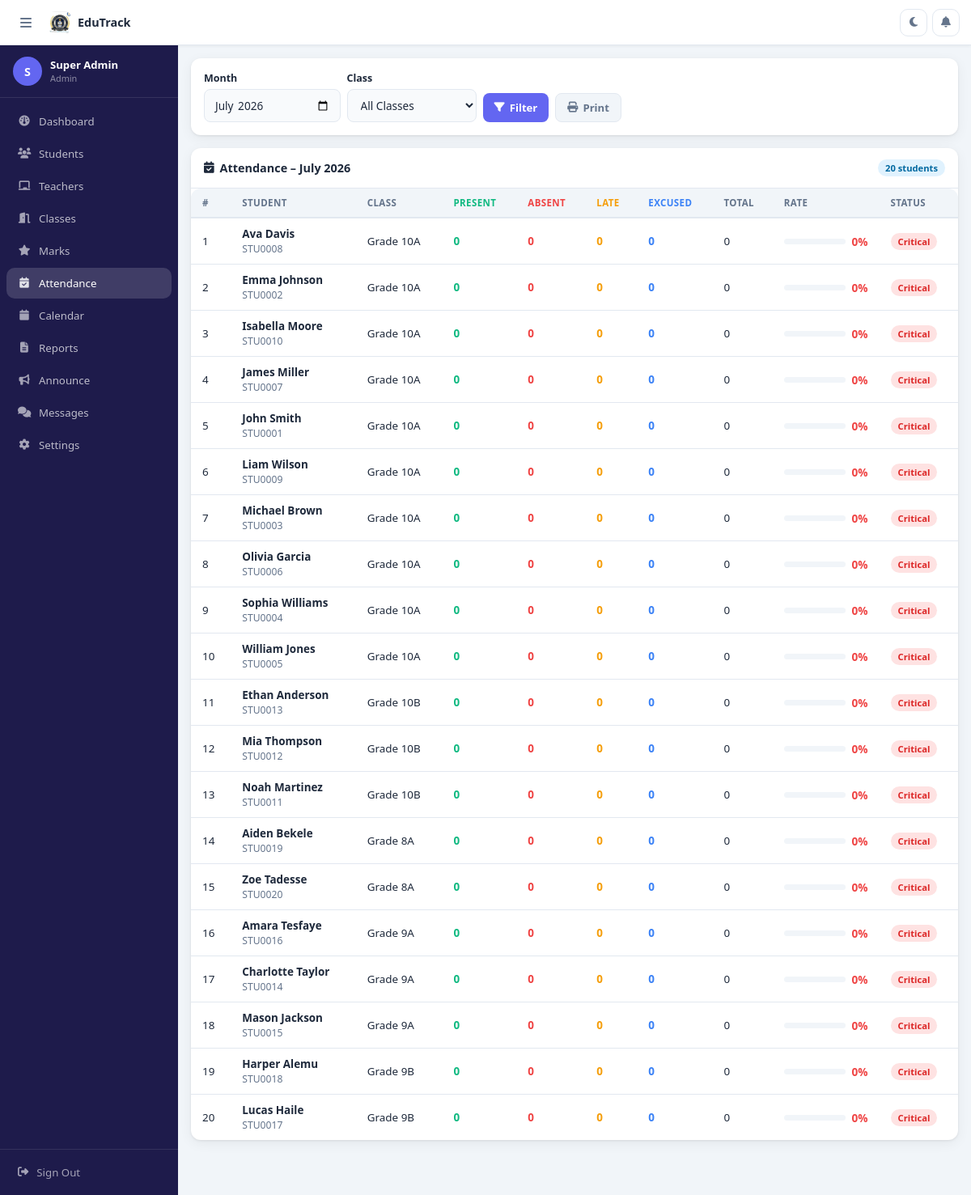
The page /report_attendance.php (signed in) on the database its author committed.
### tables this page shows
CREATE TABLE `students` (
  `id` int(11) NOT NULL AUTO_INCREMENT,
  `name` varchar(100) NOT NULL,
  `roll_number` varchar(20) NOT NULL,
  `grade` varchar(10) NOT NULL,
  `class_section` varchar(10) NOT NULL,
  `gender` enum('Male','Female','Other') DEFAULT NULL,
  `date_of_birth` date DEFAULT NULL,
  `nationality` varchar(50) DEFAULT NULL,
  `photo` varchar(255) DEFAULT NULL,
  `parent_name` varchar(100) DEFAULT NULL,
  `parent_phone` varchar(30) DEFAULT NULL,
  `parent_email` varchar(100) DEFAULT NULL,
  `address` text DEFAULT NULL,
  `medical_notes` text DEFAULT NULL,
  `teacher_id` int(11) DEFAULT NULL,
  `academic_year` varchar(20) DEFAULT '2025/2026',
  `status` enum('active','inactive','transferred','graduated') DEFAULT 'active',
  `created_at` timestamp NOT NULL DEFAULT current_timestamp(),
  `updated_at` timestamp NOT NULL DEFAULT current_timestamp() ON UPDATE current_timestamp(),
  PRIMARY KEY (`id`),
  UNIQUE KEY `roll_number` (`roll_number`)
);

### config.php (called while the page is built, shortened)
<?php
function sanitize($str) {
    return htmlspecialchars(trim($str), ENT_QUOTES, 'UTF-8');
}
?>

### report_attendance.php (the view, shortened to what this page needs)
<?php
require_once 'config.php';
$selectedMonth = $_GET['month'] ?? date('Y-m');
[$sYear, $sMonth] = explode('-', $selectedMonth);
$whereClass = '';
$params = [];
$students = $pdo->query("
    SELECT s.*, CONCAT(s.grade,s.class_section) AS class_name,
           SUM(a.status='Present') AS present_count,
           SUM(a.status='Absent') AS absent_count,
           SUM(a.status='Late') AS late_count,
           SUM(a.status='Excused') AS excused_count,
           COUNT(a.id) AS total_days,
           ROUND(SUM(a.status='Present')/NULLIF(COUNT(a.id),0)*100,1) AS att_pct
    FROM students s
    LEFT JOIN attendance a ON a.student_id=s.id AND DATE_FORMAT(a.date,'%Y-%m')='$selectedMonth'
    WHERE s.status='active'" . $whereClass . "
    GROUP BY s.id ORDER BY s.grade, s.class_section, s.name
", $params ?: null);
if (!is_object($students)) {
    $stmt = $pdo->prepare("
        SELECT s.*, CONCAT(s.grade,s.class_section) AS class_name,
               SUM(a.status='Present') AS present_count,
               SUM(a.status='Absent') AS absent_count,
               SUM(a.status='Late') AS late_count,
               SUM(a.status='Excused') AS excused_count,
               COUNT(a.id) AS total_days,
               ROUND(SUM(a.status='Present')/NULLIF(COUNT(a.id),0)*100,1) AS att_pct
        FROM students s
        LEFT JOIN attendance a ON a.student_id=s.id AND DATE_FORMAT(a.date,'%Y-%m')=?
        WHERE s.status='active'" . $whereClass . "
        GROUP BY s.id ORDER BY s.grade, s.class_section, s.name
    ");
    $stmt->execute(array_merge([$selectedMonth], $params));
    $stuRows = $stmt->fetchAll();
} else {
    $stuRows = $students->fetchAll();
}
include 'layout.php';
?>
<div class="card mb-4">
  <div class="card-body" style="display:flex;gap:12px;flex-wrap:wrap;align-items:center">
    <form method="GET" class="flex gap-2 flex-wrap items-center" style="flex:1">
      <div class="form-group" style="margin:0">
        <label class="form-label">Month</label>
        <input type="month" name="month" class="form-control" value="<?= $selectedMonth ?>">
      </div>
      <div class="form-group" style="margin:0">
        <label class="form-label">Class</label>
        <select name="class" class="form-control" style="width:160px">
          <option value="">All Classes</option>
        </select>
      </div>
      <div style="display:flex;gap:8px;align-self:flex-end">
        <button type="submit" class="btn btn-primary"><i class="fa fa-filter"></i> Filter</button>
        <button type="button" class="btn btn-secondary" onclick="window.print()"><i class="fa fa-print"></i> Print</button>
      </div>
    </form>
  </div>
</div>
<div class="card">
  <div class="card-header">
    <h3><i class="fa fa-calendar-check"></i> Attendance – <?= date('F Y', mktime(0,0,0,(int)$sMonth,1,(int)$sYear)) ?></h3>
    <span class="badge badge-info"><?= count($stuRows) ?> students</span>
  </div>
  <div class="table-wrap">
    <table>
      <thead>
        <tr>
          <th>#</th><th>Student</th><th>Class</th>
          <th style="color:#10b981">Present</th>
          <th style="color:#ef4444">Absent</th>
          <th style="color:#f59e0b">Late</th>
          <th style="color:#3b82f6">Excused</th>
          <th>Total</th>
          <th>Rate</th>
          <th>Status</th>
        </tr>
      </thead>
      <tbody>
      <?php foreach($stuRows as $i=>$s):
        $pct = (float)($s['att_pct'] ?? 0);
        $color = $pct >= 90 ? 'var(--success)' : ($pct >= 75 ? 'var(--warning)' : 'var(--danger)');
      ?>
      <tr>
        <td><?= $i+1 ?></td>
        <td><strong><?= sanitize($s['name']) ?></strong><br><span class="text-sm text-muted"><?= $s['roll_number'] ?></span></td>
        <td>Grade <?= $s['class_name'] ?></td>
        <td style="color:#10b981;font-weight:700"><?= $s['present_count']??0 ?></td>
        <td style="color:#ef4444;font-weight:700"><?= $s['absent_count']??0 ?></td>
        <td style="color:#f59e0b;font-weight:700"><?= $s['late_count']??0 ?></td>
        <td style="color:#3b82f6;font-weight:700"><?= $s['excused_count']??0 ?></td>
        <td><?= $s['total_days']??0 ?></td>
        <td>
          <div class="flex items-center gap-2">
            <div class="progress" style="flex:1;min-width:60px">
            </div>
            <span style="color:<?= $color ?>;font-weight:700;font-size:.85rem"><?= $pct ?>%</span>
          </div>
        </td>
        <td>
          <?php if($pct >= 90): ?><span class="badge badge-success">Excellent</span>
          <?php elseif($pct >= 75): ?><span class="badge badge-warning">Good</span>
          <?php elseif($pct >= 60): ?><span class="badge badge-warning">At Risk</span>
          <?php else: ?><span class="badge badge-danger">Critical</span><?php endif; ?>
        </td>
      </tr>
      <?php endforeach; ?>
      </tbody>
    </table>
  </div>
</div>
<?php include 'layout_end.php'; ?>

### layout.php (style rules this page uses)
:root { --primary:#6366f1;--primary-dark:#4f46e5;--secondary:#8b5cf6; --accent:#06b6d4;--success:#10b981;--warning:#f59e0b; --danger:#ef4444;--orange:#f97316; --bg:#f1f5f9;--card:#fff;--text:#1e293b;--muted:#64748b; --border:#e2e8f0;--input-bg:#f8fafc; --sidebar-bg:#1e1b4b;--header-bg:#fff; --radius:12px; --shadow:0 1px 3px rgba(0,0,0,.08),0 4px 16px rgba(0,0,0,.06); --shadow-lg:0 8px 32px rgba(0,0,0,.12); --topbar-h:56px; --bottom-nav-h:60px; }
* { margin:0;padding:0;box-sizing:border-box;-webkit-tap-highlight-color:transparent; }
html,body { height:100%;overflow-x:hidden; }
body { font-family:'Segoe UI',system-ui,sans-serif;background:var(--bg);color:var(--text);font-size:14px; }
button,input,select,textarea { font-family:inherit; }
.card { background:var(--card);border-radius:var(--radius);box-shadow:var(--shadow); }
.card-header { padding:14px 16px;border-bottom:1px solid var(--border);display:flex;align-items:center;justify-content:space-between;flex-wrap:wrap;gap:8px; }
.card-header h3 { font-size:.9rem;font-weight:700;color:var(--text);display:flex;align-items:center;gap:7px; }
.card-body { padding:16px; }
.table-wrap { overflow-x:auto;-webkit-overflow-scrolling:touch;border-radius:var(--radius); }
table { width:100%;border-collapse:collapse;min-width:400px; }
th { background:var(--bg);color:var(--muted);font-size:.72rem;font-weight:700;text-transform:uppercase;letter-spacing:.4px;padding:10px 14px;text-align:left;border-bottom:2px solid var(--border);white-space:nowrap; }
td { padding:10px 14px;border-bottom:1px solid var(--border);font-size:.84rem;color:var(--text);vertical-align:middle; }
tr:last-child td { border-bottom:none; }
.badge { display:inline-flex;align-items:center;gap:3px;padding:3px 9px;border-radius:20px;font-size:.7rem;font-weight:700; }
.badge-danger { background:#fee2e2;color:#dc2626; }
.badge-info { background:#e0f2fe;color:#0369a1; }
.btn { display:inline-flex;align-items:center;gap:6px;padding:8px 14px;border-radius:8px;font-size:.82rem;font-weight:600;cursor:pointer;border:none;text-decoration:none;transition:all .15s;white-space:nowrap; }
.btn-primary { background:var(--primary);color:#fff; }
.btn-secondary { background:var(--bg);color:var(--muted);border:1px solid var(--border); }
.form-group { margin-bottom:14px; }
.form-label { display:block;font-size:.78rem;font-weight:600;color:var(--text);margin-bottom:5px; }
.form-control { width:100%;padding:9px 12px;border:1.5px solid var(--border);border-radius:8px;font-size:.85rem;color:var(--text);background:var(--input-bg);transition:border-color .2s;outline:none; }
select.form-control { cursor:pointer; }
.progress { background:var(--bg);border-radius:100px;height:7px;overflow:hidden; }
.flex { display:flex; }
.gap-2 { gap:8px; }
.items-center { align-items:center; }
.flex-wrap { flex-wrap:wrap; }
.text-muted { color:var(--muted); }
.text-sm { font-size:.76rem; }
.mb-4 { margin-bottom:16px; }

### rows shown on the page
students: name "Ava Davis", roll_number "STU0008", class_name "10A", present_count "0", absent_count "0", late_count "0", excused_count "0", total_days "0", pct "0"
students: name "Emma Johnson", roll_number "STU0002", class_name "10A", present_count "0", absent_count "0", late_count "0", excused_count "0", total_days "0", pct "0"
students: name "Isabella Moore", roll_number "STU0010", class_name "10A", present_count "0", absent_count "0", late_count "0", excused_count "0", total_days "0", pct "0"
students: name "James Miller", roll_number "STU0007", class_name "10A", present_count "0", absent_count "0", late_count "0", excused_count "0", total_days "0", pct "0"
students: name "John Smith", roll_number "STU0001", class_name "10A", present_count "0", absent_count "0", late_count "0", excused_count "0", total_days "0", pct "0"
students: name "Liam Wilson", roll_number "STU0009", class_name "10A", present_count "0", absent_count "0", late_count "0", excused_count "0", total_days "0", pct "0"
students: name "Michael Brown", roll_number "STU0003", class_name "10A", present_count "0", absent_count "0", late_count "0", excused_count "0", total_days "0", pct "0"
students: name "Olivia Garcia", roll_number "STU0006", class_name "10A", present_count "0", absent_count "0", late_count "0", excused_count "0", total_days "0", pct "0"
students: name "Sophia Williams", roll_number "STU0004", class_name "10A", present_count "0", absent_count "0", late_count "0", excused_count "0", total_days "0", pct "0"
students: name "William Jones", roll_number "STU0005", class_name "10A", present_count "0", absent_count "0", late_count "0", excused_count "0", total_days "0", pct "0"
students: name "Ethan Anderson", roll_number "STU0013", class_name "10B", present_count "0", absent_count "0", late_count "0", excused_count "0", total_days "0", pct "0"
students: name "Mia Thompson", roll_number "STU0012", class_name "10B", present_count "0", absent_count "0", late_count "0", excused_count "0", total_days "0", pct "0"
students: name "Noah Martinez", roll_number "STU0011", class_name "10B", present_count "0", absent_count "0", late_count "0", excused_count "0", total_days "0", pct "0"
students: name "Aiden Bekele", roll_number "STU0019", class_name "8A", present_count "0", absent_count "0", late_count "0", excused_count "0", total_days "0", pct "0"
students: name "Zoe Tadesse", roll_number "STU0020", class_name "8A", present_count "0", absent_count "0", late_count "0", excused_count "0", total_days "0", pct "0"
students: name "Amara Tesfaye", roll_number "STU0016", class_name "9A", present_count "0", absent_count "0", late_count "0", excused_count "0", total_days "0", pct "0"
students: name "Charlotte Taylor", roll_number "STU0014", class_name "9A", present_count "0", absent_count "0", late_count "0", excused_count "0", total_days "0", pct "0"
students: name "Mason Jackson", roll_number "STU0015", class_name "9A", present_count "0", absent_count "0", late_count "0", excused_count "0", total_days "0", pct "0"
students: name "Harper Alemu", roll_number "STU0018", class_name "9B", present_count "0", absent_count "0", late_count "0", excused_count "0", total_days "0", pct "0"
students: name "Lucas Haile", roll_number "STU0017", class_name "9B", present_count "0", absent_count "0", late_count "0", excused_count "0", total_days "0", pct "0"

### other values the page prints
substr($userName,0,1) "S"
mb_substr($userName,0,18) "Super Admin"
$label "Dashboard"
$label "Students"
$label "Teachers"
$label "Classes"
$label "Marks"
$label "Attendance"
$label "Calendar"
$label "Reports"
$label "Announce"
$label "Messages"
$label "Settings"
date('F Y', mktime(0,0,0,(int)$sMonth,1,(int)$sYear)) "July 2026"
count($stuRows) "20"
